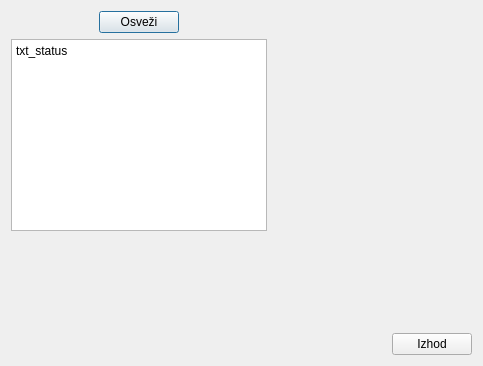
<?xml version="1.0" encoding="UTF-8"?>
<ui version="4.0">
 <class>sif_delavniki</class>
 <widget class="QDialog" name="sif_delavniki">
  <property name="windowModality">
   <enum>Qt::ApplicationModal</enum>
  </property>
  <property name="geometry">
   <rect>
    <x>0</x>
    <y>0</y>
    <width>483</width>
    <height>366</height>
   </rect>
  </property>
  <property name="windowTitle">
   <string>Urejanje delavnih dni</string>
  </property>
  <property name="windowIcon">
   <iconset>
    <normaloff>srcek.svg</normaloff>srcek.svg</iconset>
  </property>
  <layout class="QVBoxLayout" name="verticalLayout_2">
   <item>
    <layout class="QHBoxLayout" name="horizontalLayout_3">
     <item>
      <layout class="QVBoxLayout" name="verticalLayout">
       <item>
        <layout class="QHBoxLayout" name="horizontalLayout_2">
         <item>
          <spacer name="horizontalSpacer_2">
           <property name="orientation">
            <enum>Qt::Horizontal</enum>
           </property>
           <property name="sizeHint" stdset="0">
            <size>
             <width>40</width>
             <height>20</height>
            </size>
           </property>
          </spacer>
         </item>
         <item>
          <widget class="QPushButton" name="btn_osvezi">
           <property name="text">
            <string>Osveži</string>
           </property>
          </widget>
         </item>
         <item>
          <spacer name="horizontalSpacer_3">
           <property name="orientation">
            <enum>Qt::Horizontal</enum>
           </property>
           <property name="sizeHint" stdset="0">
            <size>
             <width>40</width>
             <height>20</height>
            </size>
           </property>
          </spacer>
         </item>
        </layout>
       </item>
       <item>
        <widget class="QPlainTextEdit" name="txt_status">
         <property name="plainText">
          <string>txt_status</string>
         </property>
        </widget>
       </item>
      </layout>
     </item>
     <item>
      <spacer name="horizontalSpacer_4">
       <property name="orientation">
        <enum>Qt::Horizontal</enum>
       </property>
       <property name="sizeHint" stdset="0">
        <size>
         <width>40</width>
         <height>20</height>
        </size>
       </property>
      </spacer>
     </item>
    </layout>
   </item>
   <item>
    <spacer name="verticalSpacer">
     <property name="orientation">
      <enum>Qt::Vertical</enum>
     </property>
     <property name="sizeHint" stdset="0">
      <size>
       <width>20</width>
       <height>21</height>
      </size>
     </property>
    </spacer>
   </item>
   <item>
    <layout class="QHBoxLayout" name="horizontalLayout">
     <item>
      <spacer name="horizontalSpacer">
       <property name="orientation">
        <enum>Qt::Horizontal</enum>
       </property>
       <property name="sizeHint" stdset="0">
        <size>
         <width>40</width>
         <height>20</height>
        </size>
       </property>
      </spacer>
     </item>
     <item>
      <widget class="QPushButton" name="btn_izhod">
       <property name="text">
        <string>Izhod</string>
       </property>
      </widget>
     </item>
    </layout>
   </item>
  </layout>
 </widget>
 <resources/>
 <connections/>
</ui>
